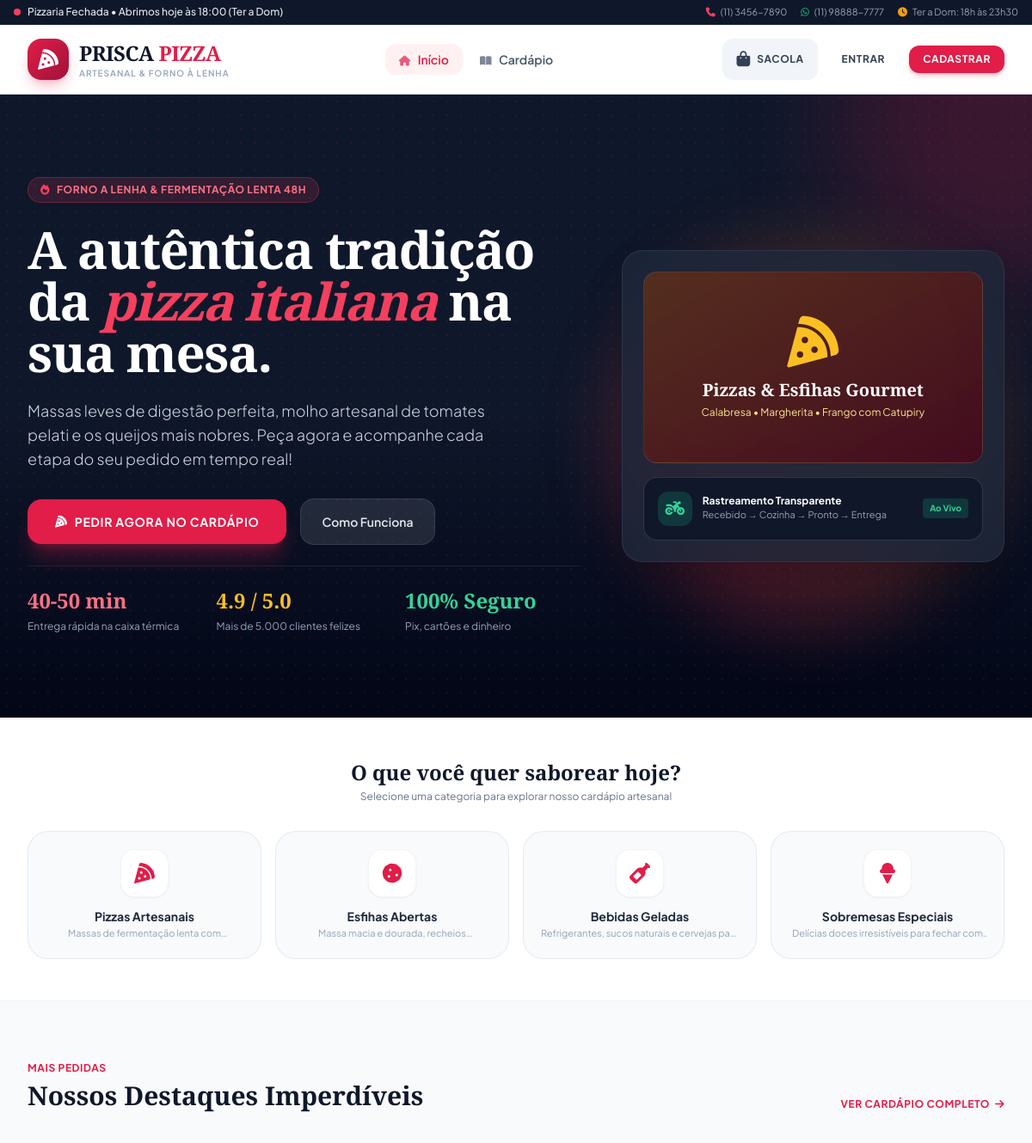
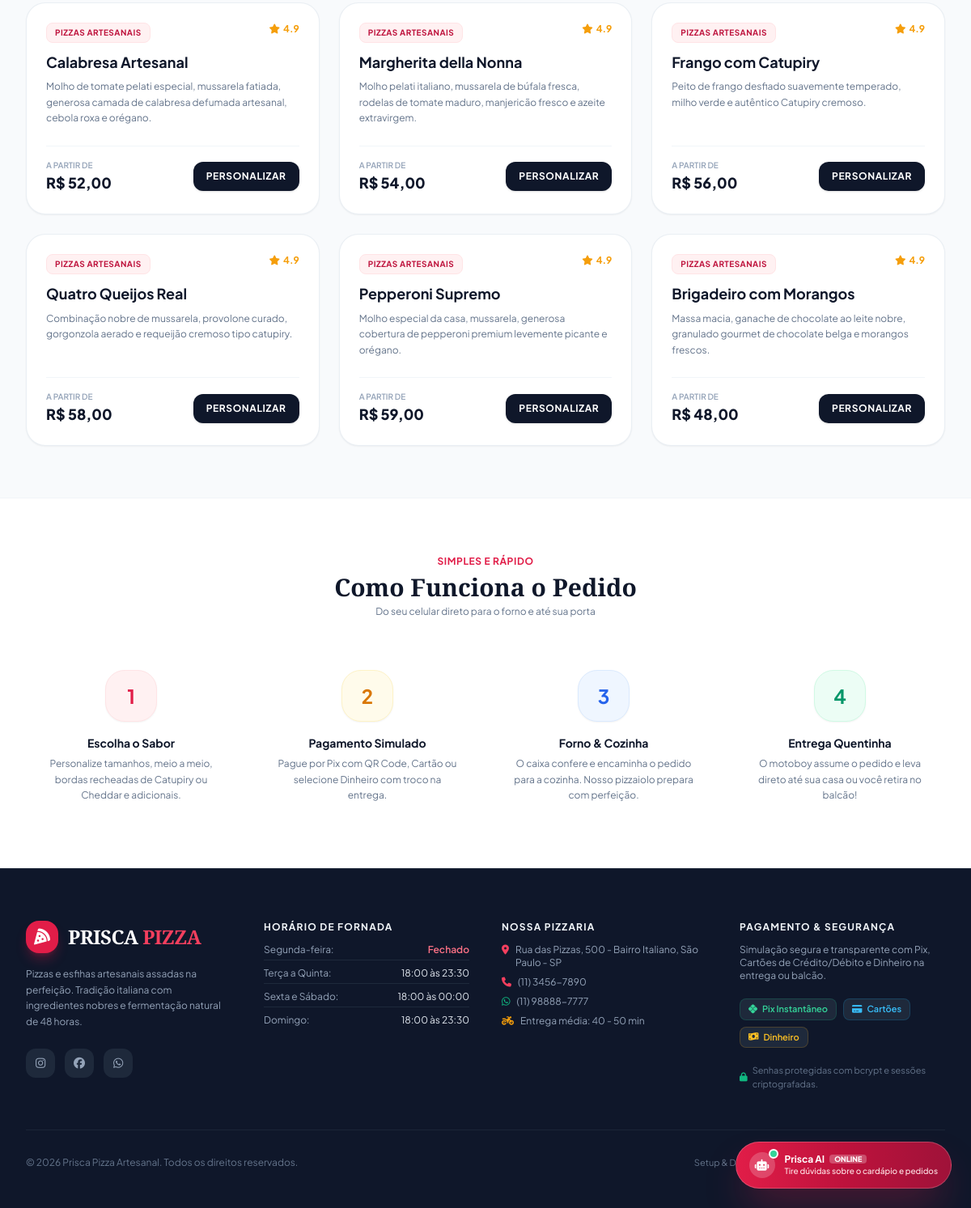
The page / on the database its author committed (2 pictures, top to bottom).
### tables this page shows
CREATE TABLE `categorias` (
  `id` INT AUTO_INCREMENT PRIMARY KEY,
  `slug` VARCHAR(50) NOT NULL UNIQUE,
  `nome` VARCHAR(100) NOT NULL,
  `descricao` VARCHAR(255) NULL,
  `icone` VARCHAR(50) DEFAULT 'pizza-slice',
  `ordem` INT DEFAULT 0,
  `ativo` TINYINT(1) DEFAULT 1
);

CREATE TABLE `produtos` (
  `id` INT AUTO_INCREMENT PRIMARY KEY,
  `categoria_id` INT NOT NULL,
  `nome` VARCHAR(150) NOT NULL,
  `descricao` TEXT NULL,
  `preco_base` DECIMAL(10,2) NOT NULL,
  `imagem` VARCHAR(255) NULL,
  `disponivel` TINYINT(1) DEFAULT 1,
  `permite_meio_a_meio` TINYINT(1) DEFAULT 0,
  `destaque` TINYINT(1) DEFAULT 0,
  `criado_em` DATETIME DEFAULT CURRENT_TIMESTAMP,
  FOREIGN KEY (`categoria_id`) REFERENCES `categorias`(`id`) ON DELETE CASCADE,
  INDEX `idx_prod_cat` (`categoria_id`),
  INDEX `idx_prod_disp` (`disponivel`)
);

### includes/functions.php (called while the page is built, shortened)
<?php
function formatMoney($val) {
    return 'R$ ' . number_format((float)$val, 2, ',', '.');
}
function e($str) {
    return htmlspecialchars((string)$str, ENT_QUOTES, 'UTF-8');
}

### index.php (the view, shortened to what this page needs)
<?php
require_once __DIR__ . '/includes/functions.php';
$pdo = getDbConnection();
$stmtDestaques = $pdo->query("SELECT p.*, c.nome as categoria_nome FROM produtos p JOIN categorias c ON p.categoria_id = c.id WHERE p.destaque = 1 AND p.disponivel = 1 LIMIT 6");
$produtosDestaque = $stmtDestaques->fetchAll();
$stmtCategorias = $pdo->query("SELECT * FROM categorias WHERE ativo = 1 ORDER BY ordem ASC");
$categorias = $stmtCategorias->fetchAll();
include __DIR__ . '/includes/header.php';
include __DIR__ . '/includes/navbar.php';
?>
<section class="relative bg-gradient-to-b from-slate-900 via-slate-900 to-slate-950 text-white overflow-hidden py-16 sm:py-24">
    <div class="absolute inset-0 opacity-10 bg-[radial-gradient(#f43f5e_1px,transparent_1px)] [background-size:16px_16px]"></div>
    <div class="absolute -top-40 -right-40 w-96 h-96 rounded-full bg-rose-600/20 blur-3xl pointer-events-none"></div>
    <div class="relative max-w-7xl mx-auto px-4 sm:px-6 lg:px-8">
        <div class="grid grid-cols-1 lg:grid-cols-12 gap-12 items-center">
            <div class="lg:col-span-7 space-y-6 text-center lg:text-left">
                <div class="inline-flex items-center gap-2 px-3.5 py-1.5 rounded-full bg-rose-500/15 border border-rose-500/30 text-rose-400 text-xs font-bold uppercase tracking-wider">
                    <i class="fa-solid fa-fire text-rose-500 animate-pulse"></i> Forno a Lenha & Fermentação Lenta 48h
                </div>
                <h1 class="text-4xl sm:text-6xl font-extrabold tracking-tight font-serif leading-[1.1]">
                    A autêntica tradição da <span class="text-rose-500 italic">pizza italiana</span> na sua mesa.
                </h1>
                <p class="text-slate-300 text-base sm:text-lg max-w-xl mx-auto lg:mx-0 font-light leading-relaxed">
                    Massas leves de digestão perfeita, molho artesanal de tomates pelati e os queijos mais nobres. Peça agora e acompanhe cada etapa do seu pedido em tempo real!
                </p>
                <div class="flex flex-col sm:flex-row items-center justify-center lg:justify-start gap-4 pt-2">
                    <a href="<?= BASE_URL ?>/cardapio.php" class="w-full sm:w-auto px-8 py-4 rounded-2xl bg-rose-600 hover:bg-rose-700 text-white font-bold text-sm uppercase tracking-wider shadow-xl shadow-rose-600/30 hover:scale-105 active:scale-95 transition-all text-center flex items-center justify-center gap-2 group">
                        <i class="fa-solid fa-pizza-slice group-hover:rotate-12 transition-transform"></i> Pedir Agora no Cardápio
                    </a>
                    <a href="#como-funciona" class="w-full sm:w-auto px-6 py-4 rounded-2xl bg-white/10 hover:bg-white/15 text-slate-200 font-semibold text-sm transition-colors text-center border border-white/10">
                        Como Funciona
                    </a>
                </div>
                <div class="pt-6 grid grid-cols-3 gap-4 border-t border-slate-800/80 text-left">
                    <div>
                        <span class="block text-xl sm:text-2xl font-bold text-rose-400 font-brand">40-50 min</span>
                        <span class="text-xs text-slate-400">Entrega rápida na caixa térmica</span>
                    </div>
                    <div>
                        <span class="block text-xl sm:text-2xl font-bold text-amber-400 font-brand">4.9 / 5.0</span>
                        <span class="text-xs text-slate-400">Mais de 5.000 clientes felizes</span>
                    </div>
                    <div>
                        <span class="block text-xl sm:text-2xl font-bold text-emerald-400 font-brand">100% Seguro</span>
                        <span class="text-xs text-slate-400">Pix, cartões e dinheiro</span>
                    </div>
                </div>
            </div>
            <div class="lg:col-span-5 flex justify-center">
                <div class="relative w-full max-w-md">
                    <div class="w-full aspect-square rounded-full bg-gradient-to-tr from-rose-600/30 to-amber-500/20 absolute -inset-2 blur-2xl"></div>
                    <div class="relative rounded-3xl bg-slate-800/80 p-6 border border-slate-700/60 shadow-2xl backdrop-blur-md">
                        <div class="rounded-2xl overflow-hidden aspect-video relative flex items-center justify-center bg-gradient-to-br from-amber-900/60 to-rose-950/80 border border-white/10 text-center p-6">
                            <div>
                                <i class="fa-solid fa-pizza-slice text-6xl text-amber-400 mb-3 animate-bounce"></i>
                                <h3 class="text-xl font-bold text-white font-serif">Pizzas & Esfihas Gourmet</h3>
                                <p class="text-xs text-amber-200 mt-1">Calabresa • Margherita • Frango com Catupiry</p>
                            </div>
                        </div>
                        <div class="mt-4 p-4 rounded-2xl bg-slate-900/90 border border-slate-700/80 flex items-center gap-3">
                            <div class="w-10 h-10 rounded-xl bg-emerald-500/20 text-emerald-400 flex items-center justify-center text-lg shrink-0">
                                <i class="fa-solid fa-motorcycle animate-pulse"></i>
                            </div>
                            <div class="flex-1">
                                <p class="text-xs font-bold text-white">Rastreamento Transparente</p>
                                <p class="text-[11px] text-slate-400">Recebido → Cozinha → Pronto → Entrega</p>
                            </div>
                            <span class="px-2 py-1 rounded bg-emerald-500/20 text-emerald-400 text-[10px] font-bold">Ao Vivo</span>
                        </div>
                    </div>
                </div>
            </div>
        </div>
    </div>
</section>
<section class="py-12 bg-white border-b border-slate-100">
    <div class="max-w-7xl mx-auto px-4 sm:px-6 lg:px-8">
        <div class="text-center max-w-xl mx-auto mb-8">
            <h2 class="text-2xl font-extrabold text-slate-900 font-serif">O que você quer saborear hoje?</h2>
            <p class="text-xs text-slate-500 mt-1">Selecione uma categoria para explorar nosso cardápio artesanal</p>
        </div>
        <div class="grid grid-cols-2 sm:grid-cols-4 gap-4">
            <?php foreach ($categorias as $cat): ?>
                <a href="<?= BASE_URL ?>/cardapio.php?categoria=<?= e($cat['slug']) ?>"
                   class="group p-5 rounded-3xl bg-slate-50 hover:bg-rose-50 border border-slate-200/80 hover:border-rose-200 transition-all text-center flex flex-col items-center">
                    <div class="w-14 h-14 rounded-2xl bg-white shadow-sm group-hover:scale-110 group-hover:bg-rose-600 group-hover:text-white text-rose-600 flex items-center justify-center text-2xl transition-all mb-3 border border-slate-100">
                        <i class="fa-solid <?= e($cat['icone'] ?? 'fa-utensils') ?>"></i>
                    </div>
                    <h3 class="text-sm font-bold text-slate-800 group-hover:text-rose-700 transition-colors"><?= e($cat['nome']) ?></h3>
                    <p class="text-[11px] text-slate-400 mt-0.5 line-clamp-1"><?= e($cat['descricao']) ?></p>
                </a>
            <?php endforeach; ?>
        </div>
    </div>
</section>
<section class="py-16 bg-slate-50">
    <div class="max-w-7xl mx-auto px-4 sm:px-6 lg:px-8">
        <div class="flex flex-col sm:flex-row sm:items-end justify-between mb-10 gap-4">
            <div>
                <span class="text-xs font-bold uppercase tracking-wider text-rose-600">Mais Pedidas</span>
                <h2 class="text-3xl font-extrabold text-slate-900 font-serif mt-1">Nossos Destaques Imperdíveis</h2>
            </div>
            <a href="<?= BASE_URL ?>/cardapio.php" class="text-xs font-bold uppercase tracking-wider text-rose-600 hover:text-rose-700 flex items-center gap-1.5 transition-colors">
                Ver cardápio completo <i class="fa-solid fa-arrow-right"></i>
            </a>
        </div>
        <div class="grid grid-cols-1 md:grid-cols-2 lg:grid-cols-3 gap-6">
            <?php foreach ($produtosDestaque as $prod): ?>
                <div class="bg-white rounded-3xl p-6 shadow-sm border border-slate-200/70 hover:shadow-md transition-all flex flex-col justify-between group">
                    <div>
                        <div class="flex items-start justify-between gap-2 mb-3">
                            <span class="px-2.5 py-1 rounded-lg text-[10px] font-bold uppercase tracking-wider bg-rose-50 text-rose-700 border border-rose-100">
                                <?= e($prod['categoria_nome']) ?>
                            </span>
                            <span class="text-xs font-bold text-amber-500 flex items-center gap-1">
                                <i class="fa-solid fa-star"></i> 4.9
                            </span>
                        </div>
                        <h3 class="text-lg font-bold text-slate-900 group-hover:text-rose-600 transition-colors leading-snug">
                            <?= e($prod['nome']) ?>
                        </h3>
                        <p class="text-xs text-slate-500 mt-2 line-clamp-3 leading-relaxed">
                            <?= e($prod['descricao']) ?>
                        </p>
                    </div>
                    <div class="mt-6 pt-4 border-t border-slate-100 flex items-center justify-between">
                        <div>
                            <span class="block text-[10px] uppercase font-semibold text-slate-400">A partir de</span>
                            <span class="text-lg font-extrabold text-slate-900"><?= formatMoney($prod['preco_base']) ?></span>
                        </div>
                        <a href="<?= BASE_URL ?>/cardapio.php?produto_id=<?= $prod['id'] ?>"
                           class="px-4 py-2.5 rounded-xl bg-slate-900 hover:bg-rose-600 text-white text-xs font-bold uppercase tracking-wider transition-colors shadow">
                            Personalizar
                        </a>
                    </div>
                </div>
            <?php endforeach; ?>
        </div>
    </div>
</section>
<section id="como-funciona" class="py-16 bg-white border-t border-slate-100">
    <div class="max-w-7xl mx-auto px-4 sm:px-6 lg:px-8">
        <div class="text-center max-w-xl mx-auto mb-12">
            <span class="text-xs font-bold uppercase tracking-wider text-rose-600">Simples e Rápido</span>
            <h2 class="text-3xl font-extrabold text-slate-900 font-serif mt-1">Como Funciona o Pedido</h2>
            <p class="text-xs text-slate-500 mt-1">Do seu celular direto para o forno e até sua porta</p>
        </div>
        <div class="grid grid-cols-1 md:grid-cols-4 gap-8">
            <div class="text-center p-4">
                <div class="w-16 h-16 rounded-3xl bg-rose-50 text-rose-600 text-2xl font-bold flex items-center justify-center mx-auto mb-4 border border-rose-100 shadow-sm">
                    1
                </div>
                <h4 class="text-sm font-bold text-slate-900">Escolha o Sabor</h4>
                <p class="text-xs text-slate-500 mt-1.5 leading-relaxed">Personalize tamanhos, meio a meio, bordas recheadas de Catupiry ou Cheddar e adicionais.</p>
            </div>
            <div class="text-center p-4">
                <div class="w-16 h-16 rounded-3xl bg-amber-50 text-amber-600 text-2xl font-bold flex items-center justify-center mx-auto mb-4 border border-amber-100 shadow-sm">
                    2
                </div>
                <h4 class="text-sm font-bold text-slate-900">Pagamento Simulado</h4>
                <p class="text-xs text-slate-500 mt-1.5 leading-relaxed">Pague por Pix com QR Code, Cartão ou selecione Dinheiro com troco na entrega.</p>
            </div>
            <div class="text-center p-4">
                <div class="w-16 h-16 rounded-3xl bg-blue-50 text-blue-600 text-2xl font-bold flex items-center justify-center mx-auto mb-4 border border-blue-100 shadow-sm">
                    3
                </div>
                <h4 class="text-sm font-bold text-slate-900">Forno & Cozinha</h4>
                <p class="text-xs text-slate-500 mt-1.5 leading-relaxed">O caixa confere e encaminha o pedido para a cozinha. Nosso pizzaiolo prepara com perfeição.</p>
            </div>
            <div class="text-center p-4">
                <div class="w-16 h-16 rounded-3xl bg-emerald-50 text-emerald-600 text-2xl font-bold flex items-center justify-center mx-auto mb-4 border border-emerald-100 shadow-sm">
                    4
                </div>
                <h4 class="text-sm font-bold text-slate-900">Entrega Quentinha</h4>
                <p class="text-xs text-slate-500 mt-1.5 leading-relaxed">O motoboy assume o pedido e leva direto até sua casa ou você retira no balcão!</p>
            </div>
        </div>
    </div>
</section>
<?php include __DIR__ . '/includes/footer.php'; ?>

### rows shown on the page
categorias: nome "Pizzas Artesanais", descricao "Massas de fermentação lenta…"
categorias: nome "Esfihas Abertas", descricao "Massa macia e dourada,…"
categorias: nome "Bebidas Geladas", descricao "Refrigerantes, sucos naturais e cervejas…"
categorias: nome "Sobremesas Especiais", descricao "Delícias doces irresistíveis para fechar…"
produtos: categoria.nome "PIZZAS ARTESANAIS", nome "Calabresa Artesanal", descricao "Molho de tomate pelati especial, mussarela fatiada, generosa camada de calabresa defumada artesanal, cebola roxa e orégano.", preco_base "R$ 52,00"
produtos: categoria.nome "PIZZAS ARTESANAIS", nome "Margherita della Nonna", descricao "Molho pelati italiano, mussarela de búfala fresca, rodelas de tomate maduro, manjericão fresco e azeite extravirgem.", preco_base "R$ 54,00"
produtos: categoria.nome "PIZZAS ARTESANAIS", nome "Frango com Catupiry", descricao "Peito de frango desfiado suavemente temperado, milho verde e autêntico Catupiry cremoso.", preco_base "R$ 56,00"
produtos: categoria.nome "PIZZAS ARTESANAIS", nome "Quatro Queijos Real", descricao "Combinação nobre de mussarela, provolone curado, gorgonzola aerado e requeijão cremoso tipo catupiry.", preco_base "R$ 58,00"
produtos: categoria.nome "PIZZAS ARTESANAIS", nome "Pepperoni Supremo", descricao "Molho especial da casa, mussarela, generosa cobertura de pepperoni premium levemente picante e orégano.", preco_base "R$ 59,00"
produtos: categoria.nome "PIZZAS ARTESANAIS", nome "Brigadeiro com Morangos", descricao "Massa macia, ganache de chocolate ao leite nobre, granulado gourmet de chocolate belga e morangos frescos.", preco_base "R$ 48,00"

### other values the page prints
$storeStatus['text'] "Pizzaria Fechada • Abrimos hoje às 18:00 (Ter a Dom)"
APP_PHONE "(11) 3456-7890"
APP_WHATSAPP "(11) 98888-7777"
APP_ADDRESS "Rua das Pizzas, 500 - Bairro Italiano, São Paulo - SP"
ESTIMATED_DELIVERY_TIME "40 - 50 min"
